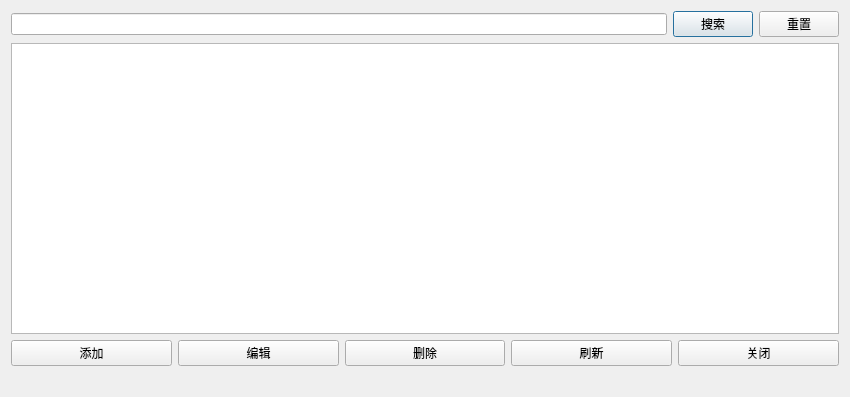
<?xml version="1.0" encoding="UTF-8"?>
<ui version="4.0">
 <class>ReaderDialog</class>
 <widget class="QDialog" name="ReaderDialog">
  <property name="geometry">
   <rect>
    <x>0</x>
    <y>0</y>
    <width>850</width>
    <height>397</height>
   </rect>
  </property>
  <property name="minimumSize">
   <size>
    <width>850</width>
    <height>0</height>
   </size>
  </property>
  <property name="windowTitle">
   <string>Dialog</string>
  </property>
  <layout class="QGridLayout" name="gridLayout">
   <item row="1" column="0">
    <widget class="QTableView" name="tableViewReaders"/>
   </item>
   <item row="0" column="0">
    <layout class="QHBoxLayout" name="horizontalLayout">
     <item>
      <widget class="QLineEdit" name="searchLineEdit"/>
     </item>
     <item>
      <widget class="QPushButton" name="searchButton">
       <property name="text">
        <string>搜索</string>
       </property>
      </widget>
     </item>
     <item>
      <widget class="QPushButton" name="resetButton">
       <property name="text">
        <string>重置</string>
       </property>
      </widget>
     </item>
    </layout>
   </item>
   <item row="2" column="0">
    <layout class="QHBoxLayout" name="horizontalLayout_2">
     <item>
      <widget class="QPushButton" name="addButton">
       <property name="text">
        <string>添加</string>
       </property>
      </widget>
     </item>
     <item>
      <widget class="QPushButton" name="editButton">
       <property name="text">
        <string>编辑</string>
       </property>
      </widget>
     </item>
     <item>
      <widget class="QPushButton" name="deleteButton">
       <property name="text">
        <string>删除</string>
       </property>
      </widget>
     </item>
     <item>
      <widget class="QPushButton" name="refreshButton">
       <property name="text">
        <string>刷新</string>
       </property>
      </widget>
     </item>
     <item>
      <widget class="QPushButton" name="closeButton">
       <property name="text">
        <string>关闭</string>
       </property>
      </widget>
     </item>
    </layout>
   </item>
   <item row="3" column="0">
    <widget class="QLabel" name="searchStatusLabel">
     <property name="text">
      <string/>
     </property>
    </widget>
   </item>
  </layout>
 </widget>
 <resources/>
 <connections/>
</ui>
